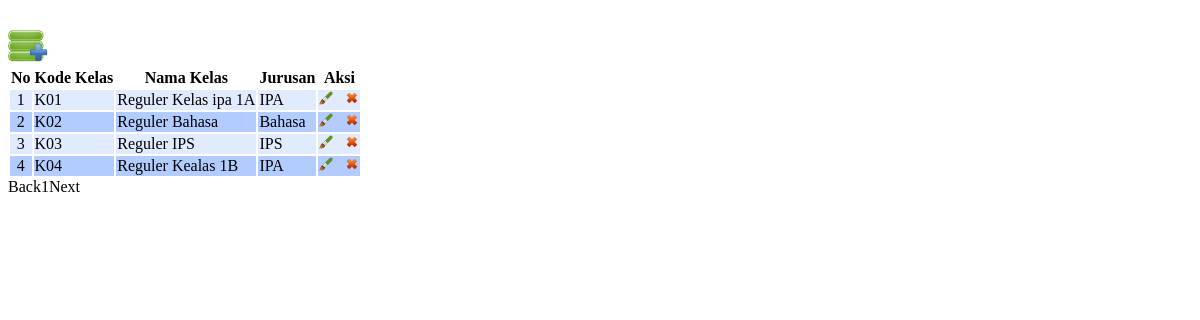
/admin/page/page_kelas/kelas.php, run on the app's committed database.
### tables this page shows
CREATE TABLE IF NOT EXISTS `kelas` (
  `id` int(11) NOT NULL,
  `kd_kelas` char(3) NOT NULL,
  `nm_kelas` varchar(20) NOT NULL,
  `kd_jurusan` char(3) NOT NULL
);

CREATE TABLE IF NOT EXISTS `jurusan` (
  `id` int(11) NOT NULL,
  `kd_jurusan` char(3) NOT NULL,
  `nm_jurusan` varchar(20) NOT NULL
);

### admin/page/page_kelas/kelas.php (the view, shortened to what this page needs)
<html>
<head>
<link type="text/css" href="css/smoothness/jquery-ui-1.8.24.custom.css" rel="stylesheet" />
</head>
<body>
<?php
$aksi="page/page_kelas/aksi_kelas.php";
switch($_GET['act']){
	default:
	$offset=$_GET['offset'];
	$limit = 10;
	if (empty ($offset)) {
		$offset = 0;
	}
$tampil=mysqli_query($db,"SELECT * FROM kelas ORDER BY id");
	$baris=mysqli_num_rows($tampil);
echo "<br>
		<img src='images/tambahdata.png' width='40' height='40' style='cursor:pointer' title='Tambah kelas' alt='tambah' onclick=\"window.location.href='?page=kelas&act=tambahkelas';\">
		";
	if($baris>0){
echo      "<table>
			<tr>
			<th>No</th>
			<th>Kode Kelas</th>
			<th>Nama Kelas</th>
			<th>Jurusan</th>
			<th>Aksi</th>
			</tr>";
$hasil = mysqli_query($db,"SELECT * FROM kelas ORDER BY id limit $offset,$limit");
	$no = 1 + $offset;
$warnaGenap = "#B2CCFF";
$warnaGanjil = "#E0EBFF";
$counter = 1;
while($r = mysqli_fetch_array($hasil))
{
	$hasil2 = mysqli_query($db,"SELECT * FROM jurusan where kd_jurusan='".$r['kd_jurusan']."'");
	$r2 = mysqli_fetch_array($hasil2);
	if ($counter % 2 == 0) $warna = $warnaGenap;
	else $warna = $warnaGanjil;
	echo "<tr bgcolor='".$warna."'>
		<td align=center>$no</td>
		<td>".$r['kd_kelas']."</td>
		<td>".$r['nm_kelas']."</td>
		<td>".$r2['nm_jurusan']."</td>
		<td align='center'><a href=?page=kelas&act=editkelas&id=$r[id]><img src='images/edit.png' title='Ubah' alt='Ubah' width='14' height='14'></a> &nbsp;
	            <a href=\"JavaScript: confirmIt('Anda yakin akan menghapusnya ?','$aksi?page=kelas&act=hapus&id=$r[id]','','','','u','n','Self','Self')\" onMouseOver=\"self.status=''; return true\" onMouseOut=\"self.status=''; return true\"><img src='images/hapus.png' title='Hapus' alt='Hapus' width='14' height='14'></a>
		</td>
		</tr>";
$no++;
$counter++;
}
echo "</table>";
echo "<div class=paging>";
	if ($offset!=0) {
		$prevoffset = $offset-10;
		echo "<span class=prevnext> <a href=$PHP_SELF?page=kelas&offset=$prevoffset>Back</a></span>";
	}
	else {
		echo "<span class=disabled>Back</span>";
	}
	$halaman = intval($baris/$limit);
	if ($baris%$limit){
		$halaman++;
	}
	for($i=1;$i<=$halaman;$i++){
		$newoffset = $limit * ($i-1);
		if($offset!=$newoffset){
			echo "<a href=$PHP_SELF?page=kelas&offset=$newoffset>$i</a>";
		}
		else {
			echo "<span class=current>".$i."</span>";
		}
	}
	if(!(($offset/$limit)+1==$halaman) && $halaman !=1){
		$newoffset = $offset + $limit;
		echo "<span class=prevnext><a href=$PHP_SELF?page=kelas&offset=$newoffset>Next</a>";
	}
	else {
		echo "<span class=disabled>Next</span>";
	}
	echo "</div>";
	}else{
	echo "<br><b>Data Kosong !</b>";
	}
    break;
}
?>
</body>
</html>

### data on the page
kelas: kd_kelas "K01", nm_kelas "Reguler Kelas ipa 1A", jurusan.nm_jurusan "IPA"
kelas: kd_kelas "K02", nm_kelas "Reguler Bahasa", jurusan.nm_jurusan "Bahasa"
kelas: kd_kelas "K03", nm_kelas "Reguler IPS", jurusan.nm_jurusan "IPS"
kelas: kd_kelas "K04", nm_kelas "Reguler Kealas 1B", jurusan.nm_jurusan "IPA"
